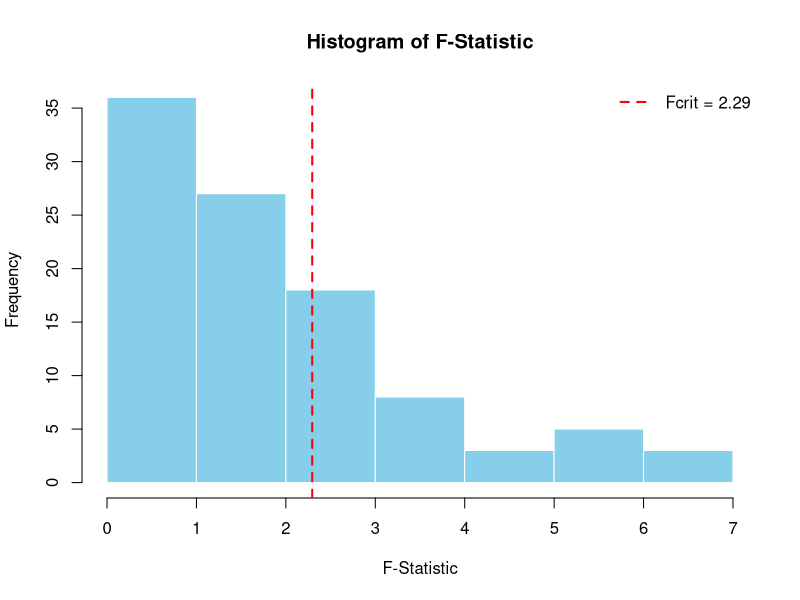
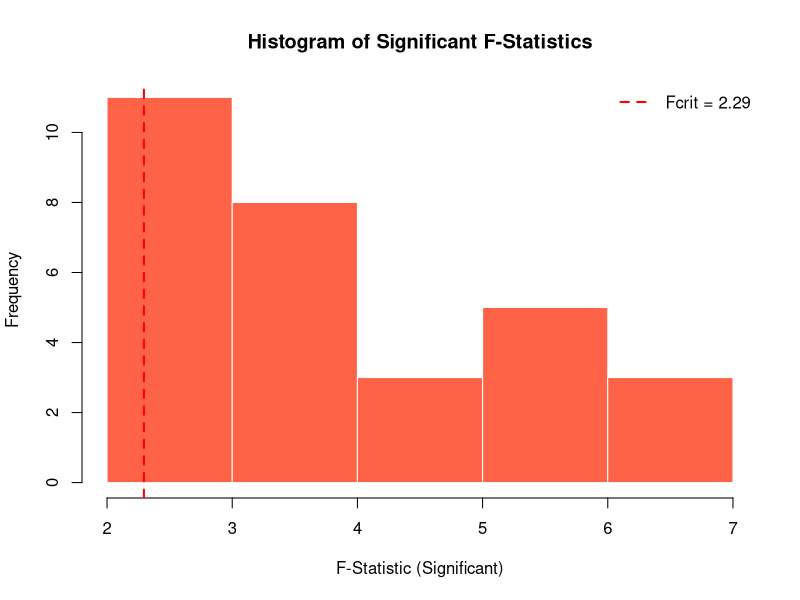
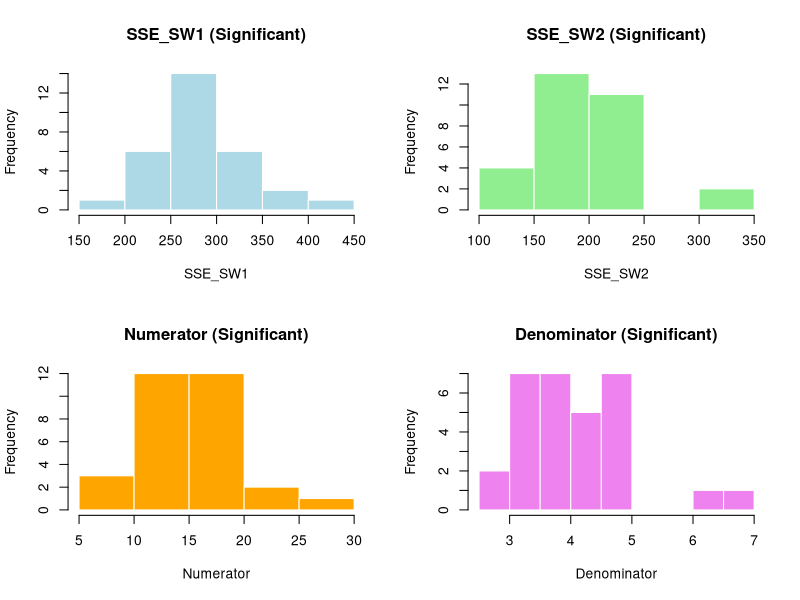
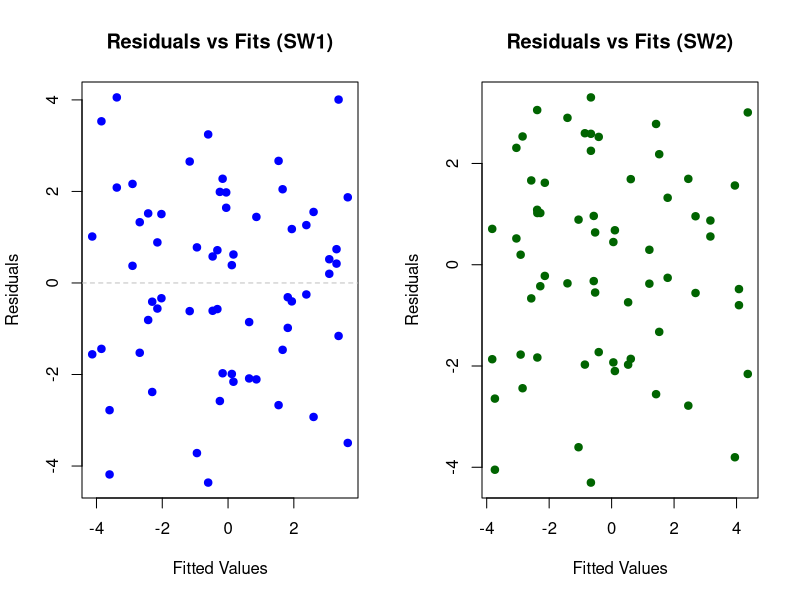
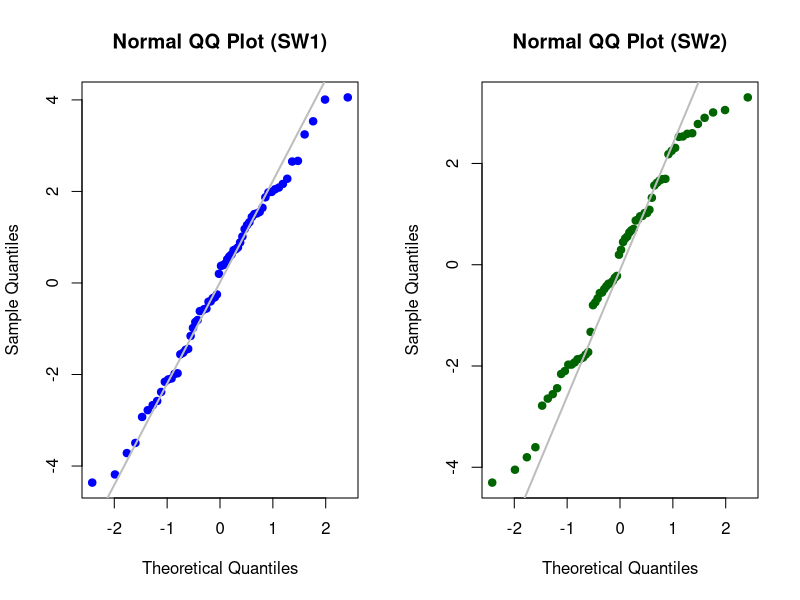
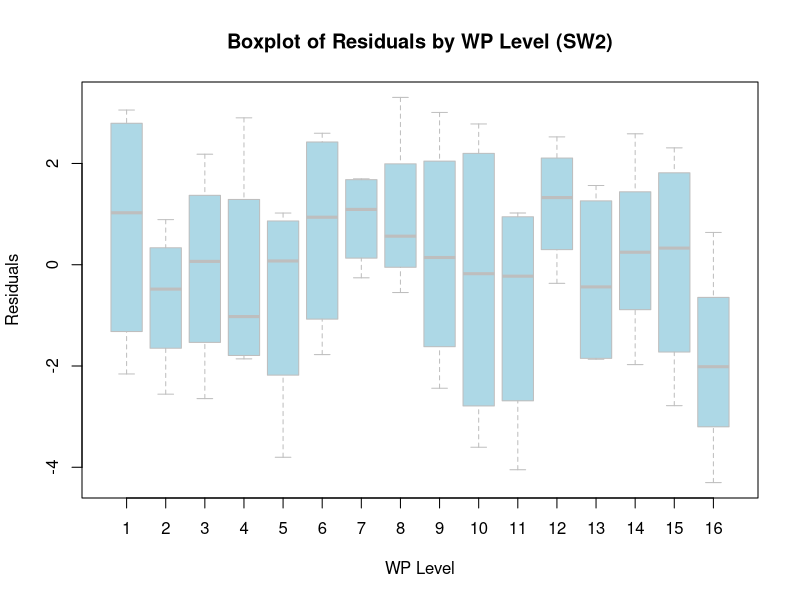
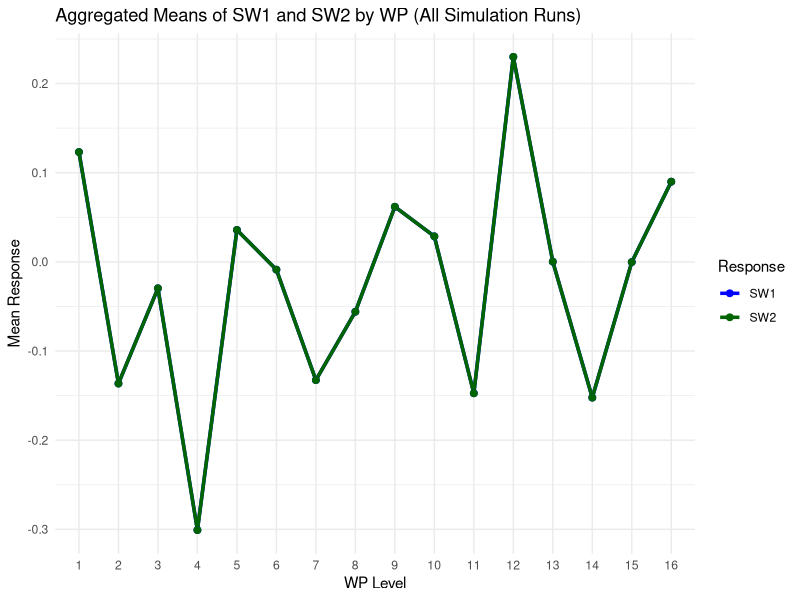

Generate these figures, in order, with R:
## ---- chunk 1
knitr::opts_chunk$set(echo = TRUE)
## ---- chunk 2

# Standalone R script for split-plot simulation and diagnostics
# This script allows interactive inspection of model objects and F-test results

# Load required libraries
library(lmerTest)
library(ggplot2)
library(dplyr)

# ---- User parameters ----
HTC <- 3
ETC <- 2
r <- 2
nsim <- 100 # Set to a small number for demonstration
Intercept <- 10
w_names <- paste0("w", 1:HTC)
s_names <- paste0("s", 1:ETC)
interaction_names <- c(
  if (length(w_names) > 1) combn(w_names, 2, FUN = function(x) paste(x, collapse = ":")),
  if (length(s_names) > 1) combn(s_names, 2, FUN = function(x) paste(x, collapse = ":")),
  as.vector(outer(w_names, s_names, paste, sep = ":"))
)
Sigma2_W <- 1
Sigma2_S <- 5


# Effect values (customize as needed)
effect_input_map <- list(Intercept = 10)
effect_input_map[["w1"]] <- -2
effect_input_map[["s1"]] <- 2
effect_input_map[["s1:s2"]] <- 1
effect_input_map[["w1:s1"]] <- -1
# Assign 0 to all other effects
for (n in w_names) if (is.null(effect_input_map[[n]])) effect_input_map[[n]] <- 0
for (m in s_names) if (is.null(effect_input_map[[m]])) effect_input_map[[m]] <- 0
for (nm in interaction_names) if (is.null(effect_input_map[[nm]])) effect_input_map[[nm]] <- 0

# Set sigma2_W and sigma2_S
Sigma2_W <- 1
Sigma2_S <- 5

# Create all combinations of w and s factors
combined_list <- c(
  setNames(replicate(ETC, c(-1, 1), simplify = FALSE), s_names),
  setNames(replicate(HTC, c(-1, 1), simplify = FALSE), w_names)
)
df_S <- expand.grid(combined_list)
df_rep_S <- df_S[rep(seq_len(nrow(df_S)), r), ]
row.names(df_rep_S) <- NULL
linear_terms_ws <- c(w_names, s_names)
formula_S <- as.formula(paste("~ (", paste(linear_terms_ws, collapse = " + "), ")^2"))
X_S <- model.matrix(formula_S, data = df_rep_S)
colnames(X_S)[1] <- '0'
wpf_terms <- setNames(replicate(HTC, c(-1,1), simplify = FALSE), w_names)
df_W <- expand.grid(wpf_terms)
df_rep_W <- df_W[rep(seq_len(nrow(df_W)), r), ]
row.names(df_rep_W) <- NULL
X_W <- X_S[, !grepl("s", colnames(X_S), ignore.case = TRUE)]
X_SW <- X_S[, grep('s|0', colnames(X_S), value = TRUE)]
colnames(X_SW) <- gsub(":", "_", colnames(X_SW))
set.seed(1)
WP <- as.factor(rep(seq(1, r*2^HTC), each = 2^ETC))
effect_names <- colnames(X_S)

# This code creates a vector of effect values (effects) that matches the order of the model matrix columns (effect_names). For each effect name:
#It checks if the effect value is present in effect_input_map (using the original name or a cleaned version with : replaced by _). If found, it uses that value. If the effect name is "0", it uses the intercept value. If not found, it defaults to 0.

effects <- sapply(effect_names, function(nm) {
  nm_clean <- gsub(":", "_", nm)
  if (!is.null(effect_input_map[[nm]])) {
    effect_input_map[[nm]]
  } else if (!is.null(effect_input_map[[nm_clean]])) {
    effect_input_map[[nm_clean]]
  } else if (nm == "0") {
    effect_input_map[["Intercept"]]
  } else {
    0
  }
})


beta_S <- setNames(effects, effect_names)
names(beta_S)[1] <- "beta*0"
beta_W <- beta_S[!grepl("s", colnames(X_S), ignore.case = TRUE)]
mu_S <- X_S %*% beta_S
mu_W <- X_W %*% beta_W

# --- Simulation functions ---
sim_model_S <- function(X_S, mu_S, mu_W, Sigma2_S, Sigma2_W, WP) {
  n_groups <- length(unique(WP))
  epsilon_W <- rnorm(n_groups, mean = 0, sd = sqrt(Sigma2_W))
  epsilon_W <- rep(epsilon_W, times = table(WP))
  epsilon_S <- rnorm(nrow(X_S), mean = 0, sd = sqrt(Sigma2_S))
  Y_S <- mu_S + epsilon_W + epsilon_S
  Y_W <- mu_W + epsilon_W
  df_S <- data.frame(epsilon_W, df_rep_S, Y_S)
  formula_S <- as.formula(paste("Y_S ~ (", paste(linear_terms_ws, collapse = " + "), ")^2 + (1|WP)"))
  rmodel_S <- lmer(formula_S, data = df_S)
  rmodel_S_summary <- summary(rmodel_S)
  return(list(Y_W = Y_W, Y_S = Y_S, model_S = rmodel_S))
}
sim_model_W <- function(Y_W) {
  Y_W_unique <- unique(Y_W)
  df_W <- data.frame(df_rep_W, Y_W = Y_W_unique)
  formula_W <- as.formula(paste("Y_W ~ (", paste(w_names, collapse = " + "), ")^2"))
  rmodel_W <- summary(lm(formula_W, data = df_W))
  return(rmodel_W)
}
sim_model_SW <- function(X_SW, Y_S, Y_W, X_S) {
  X_SW <- X_SW[,-1]
  df_SW1 <- data.frame(Y_SW1 = Y_S - Y_W, X_SW)
  X_S <- X_S[,-1]
  df_SW2 <- data.frame(Y_SW2 = Y_S - Y_W, X_S)
  formula_SW1 <- as.formula(paste("Y_SW1 ~", paste(colnames(X_SW), collapse = " + ")))
  rmodel_SW1 <- lm(formula_SW1, data = df_SW1)
  formula_SW2 <- as.formula(paste("Y_SW2 ~ (", paste(colnames(X_S), collapse = " + "), ") + (1|WP)"))
  rmodel_SW2 <- lmer(formula_SW2, data = df_SW2)
  return(list(model_SW1 = rmodel_SW1, model_SW2 = rmodel_SW2))
}
perform_F_test <- function(model_SW1, model_SW2) {
  tryCatch({
    SSE_SW1 <- sum(residuals(model_SW1)^2)
    SSE_SW2 <- sum(residuals(model_SW2)^2)
    dfE_SW1 <- model_SW1$df.residual
    
    dfE_SW2 <- nrow(model.frame(model_SW2)) - length(fixef(model_SW2))
    #nrow(model.frame(model_SW2)) gives the total number of observations used in the model.
    #length(fixef(model_SW2)) gives the number of fixed effect parameters estimated in the model.
    
    f_statistic <- ((SSE_SW1 - SSE_SW2) / (dfE_SW1 - dfE_SW2)) / (SSE_SW2 / dfE_SW2)
    Fcrit <- qf(0.95, dfE_SW1 - dfE_SW2, dfE_SW2)
    Significant <- f_statistic > Fcrit
    data.frame(F_statistic = f_statistic, Fcrit = Fcrit, Significant = Significant)
  }, error = function(e) {
    data.frame(F_statistic = NA, Fcrit = NA, Significant = NA)
  })
}

# Collect F-Statistic values and F-test components
F_Stats <- numeric(nsim)
F_components <- data.frame(SSE_SW1 = numeric(nsim), SSE_SW2 = numeric(nsim), dfE_SW1 = numeric(nsim), dfE_SW2 = numeric(nsim), Numerator = numeric(nsim), Denominator = numeric(nsim), F_statistic = numeric(nsim))

# Store Y_SW1, Y_SW2, WP for all simulation runs
Y_SW1_list <- vector("list", nsim)
Y_SW2_list <- vector("list", nsim)
WP_list <- vector("list", nsim)
SW1_bar <- vector("list", nsim)
SW2_bar <- vector("list", nsim)

#Simulation Loop
for (i in 1:nsim) {
  cat("\n--- Simulation Run", i, "---\n")
  sim_S_out <- sim_model_S(X_S, mu_S, mu_W, Sigma2_S, Sigma2_W, WP)
  Y_W <- sim_S_out$Y_W
  Y_S <- sim_S_out$Y_S
  model_S <- sim_S_out$model_S
  model_W <- sim_model_W(Y_W)
  sim_SW_out <- sim_model_SW(X_SW, Y_S, Y_W, X_S)
  model_SW1 <- sim_SW_out$model_SW1
  model_SW2 <- sim_SW_out$model_SW2
  
  # Extract df_SW1 for storage
  df_SW1 <- data.frame(Y_SW1 = Y_S - Y_W, X_SW)
  
  # Calculate and store means of SW1 by WP for this run
  SW1_bar[[i]] <- aggregate(Y_SW1 ~ WP, data = df_SW1, FUN = mean)
  
  # Extract df_SW2 for storage
 df_SW2 <- data.frame(Y_SW2 = Y_S - Y_W, X_S)
 
   # Calculate and store means of SW2 by WP for this run
  SW2_bar[[i]] <- aggregate(Y_SW2 ~ WP, data = df_SW2, FUN = mean)
  
  #Perform F-Test
  F_Test <- perform_F_test(model_SW1, model_SW2)
  print(model_SW1)
  print(model_SW2)
  print(F_Test)
  F_Stats[i] <- F_Test$F_statistic
  
  # Store F-test components
  SSE_SW1 <- sum(residuals(model_SW1)^2)
  SSE_SW2 <- sum(residuals(model_SW2)^2)
  dfE_SW1 <- model_SW1$df.residual
  dfE_SW2 <- nrow(model.frame(model_SW2)) - length(fixef(model_SW2))
  Numerator <- (SSE_SW1 - SSE_SW2) / (dfE_SW1 - dfE_SW2)
  Denominator <- SSE_SW2 / dfE_SW2
  F_statistic <- Numerator / Denominator
  F_components[i,] <- c(SSE_SW1, SSE_SW2, dfE_SW1, dfE_SW2, Numerator, Denominator, F_statistic)
  
  # Store Y_SW1, Y_SW2, WP for this run
  Y_SW1_list[[i]] <- df_SW1
  Y_SW2_list[[i]] <- data.frame(Y_SW2 = model_SW2@frame$Y_SW2, WP = model_SW2@frame$WP)
  WP_list[[i]] <- model_SW2@frame$WP
}

## ---- chunk 3
bin_min <- floor(min(F_Stats, na.rm = TRUE))
bin_max <- ceiling(max(F_Stats, na.rm = TRUE))
hist(F_Stats, breaks = seq(bin_min, bin_max, by = 1), main = "Histogram of F-Statistic", xlab = "F-Statistic", col = "skyblue", border = "white")
Fcrit_val <- F_Test$Fcrit
abline(v = Fcrit_val, col = "red", lwd = 2, lty = 2)
legend("topright", legend = paste0("Fcrit = ", round(Fcrit_val, 2)), col = "red", lwd = 2, lty = 2, bty = "n")
## ---- chunk 4
Fcrit_val <- F_Test$Fcrit
F_Stats_sig <- F_Stats[F_Stats > Fcrit_val]
bin_min_sig <- floor(min(F_Stats_sig, na.rm = TRUE))
bin_max_sig <- ceiling(max(F_Stats_sig, na.rm = TRUE))
hist(F_Stats_sig, breaks = seq(bin_min_sig, bin_max_sig, by = 1), main = "Histogram of Significant F-Statistics", xlab = "F-Statistic (Significant)", col = "tomato", border = "white")
abline(v = Fcrit_val, col = "red", lwd = 2, lty = 2)
legend("topright", legend = paste0("Fcrit = ", round(Fcrit_val, 2)), col = "red", lwd = 2, lty = 2, bty = "n")
## ---- chunk 5
# Filter for significant F-Statistics
Fcrit_val <- F_Test$Fcrit
F_components_sig <- F_components[F_components$F_statistic > Fcrit_val,]
# Show summary statistics for each component
summary(F_components_sig)
## Mean Squared Error (MSE) for SW1 and SW2 (last simulation run)
MSE_SW1 <- mean(residuals(model_SW1)^2)
MSE_SW2 <- mean(residuals(model_SW2)^2)
cat("\n")
cat("MSE for SW1:", round(MSE_SW1, 4), "\n")
cat("MSE for SW2:", round(MSE_SW2, 4), "\n")
cat("SSE for SW1:", sum(residuals(model_SW1)^2), "dfE_SW1:", model_SW1$df.residual, "\n")
cat("SSE for SW2:", sum(residuals(model_SW2)^2), "dfE_SW2:", nrow(model.frame(model_SW2)) - length(fixef(model_SW2)), "\n")
## ---- chunk 6
par(mfrow = c(2,2)) # 2x2 grid for 4 histograms
hist(F_components_sig$SSE_SW1, main = "SSE_SW1 (Significant)", xlab = "SSE_SW1", col = "lightblue", border = "white")
hist(F_components_sig$SSE_SW2, main = "SSE_SW2 (Significant)", xlab = "SSE_SW2", col = "lightgreen", border = "white")
hist(F_components_sig$Numerator, main = "Numerator (Significant)", xlab = "Numerator", col = "orange", border = "white")
hist(F_components_sig$Denominator, main = "Denominator (Significant)", xlab = "Denominator", col = "violet", border = "white")
par(mfrow = c(1,1)) # reset layout
## ---- chunk 7
# Fit linear model to decompose variance
lm_fstat <- lm(F_statistic ~ SSE_SW1 + SSE_SW2 + dfE_SW1 + dfE_SW2, data = F_components)
# Get ANOVA table
anova_fstat <- anova(lm_fstat)
# Calculate % contribution for each component
ss_total <- sum(anova_fstat$'Sum Sq')
percent_contrib <- 100 * anova_fstat$'Sum Sq' / ss_total
variance_table <- data.frame(Component = rownames(anova_fstat), Percent_Contribution = round(percent_contrib, 2))
variance_table

## ---- chunk 8
# Example: Use last simulation run's models
# If you want to inspect other runs, you can modify this section
fits_SW1 <- fitted(model_SW1)
resid_SW1 <- residuals(model_SW1)
fits_SW2 <- fitted(model_SW2)
resid_SW2 <- residuals(model_SW2)

par(mfrow = c(1,2))
plot(fits_SW1, resid_SW1, main = "Residuals vs Fits (SW1)", xlab = "Fitted Values", ylab = "Residuals", col = "blue", pch = 19)
abline(h = 0, lty = 2, col = "gray")
plot(fits_SW2, resid_SW2, main = "Residuals vs Fits (SW2)", xlab = "Fitted Values", ylab = "Residuals", col = "darkgreen", pch = 19)
par(mfrow = c(1,1))
par(mfrow = c(1,1))
## ---- chunk 9
par(mfrow = c(1,2))
qqnorm(residuals(model_SW1), main = "Normal QQ Plot (SW1)", col = "blue", pch = 19)
qqline(residuals(model_SW1), col = "gray", lwd = 2)

## Variance Inflation Factors (VIF) for Predictors
qqnorm(residuals(model_SW2), main = "Normal QQ Plot (SW2)", col = "darkgreen", pch = 19)
qqline(residuals(model_SW2), col = "gray", lwd = 2)
par(mfrow = c(1,1))
## ---- chunk 10
# Boxplot of residuals from model_SW2 by WP level (last simulation run)
resid_SW2 <- residuals(model_SW2)
wp_levels_SW2 <- model_SW2@frame$WP
boxplot(resid_SW2 ~ wp_levels_SW2,
        main = "Boxplot of Residuals by WP Level (SW2)",
        xlab = "WP Level",
        ylab = "Residuals",
        col = "lightblue",
        border = "gray")
## ---- chunk 11
# Combine all runs into one data frame for SW1 and SW2
SW1_all <- do.call(rbind, SW1_bar)
SW2_all <- do.call(rbind, SW2_bar)

# Calculate mean by WP level across all runs
SW1_all_bar <- aggregate(Y_SW1 ~ WP, data = SW1_all, FUN = mean)
SW2_all_bar <- aggregate(Y_SW2 ~ WP, data = SW2_all, FUN = mean)

# Merge for plotting
df_SW_12 <- merge(SW1_all_bar, SW2_all_bar, by = "WP")
df_SW_12_long <- tidyr::pivot_longer(df_SW_12, cols = c("Y_SW1", "Y_SW2"), names_to = "Response", values_to = "Mean")

# Plot using ggplot2
ggplot(df_SW_12_long, aes(x = WP, y = Mean, color = Response, group = Response)) +
  geom_line(size = 1.2) +
  geom_point(size = 2) +
  labs(title = "Aggregated Means of SW1 and SW2 by WP (All Simulation Runs)",
       x = "WP Level", y = "Mean Response") +
  scale_color_manual(values = c("Y_SW1" = "blue", "Y_SW2" = "darkgreen"), labels = c("SW1", "SW2")) +
  theme_minimal()
